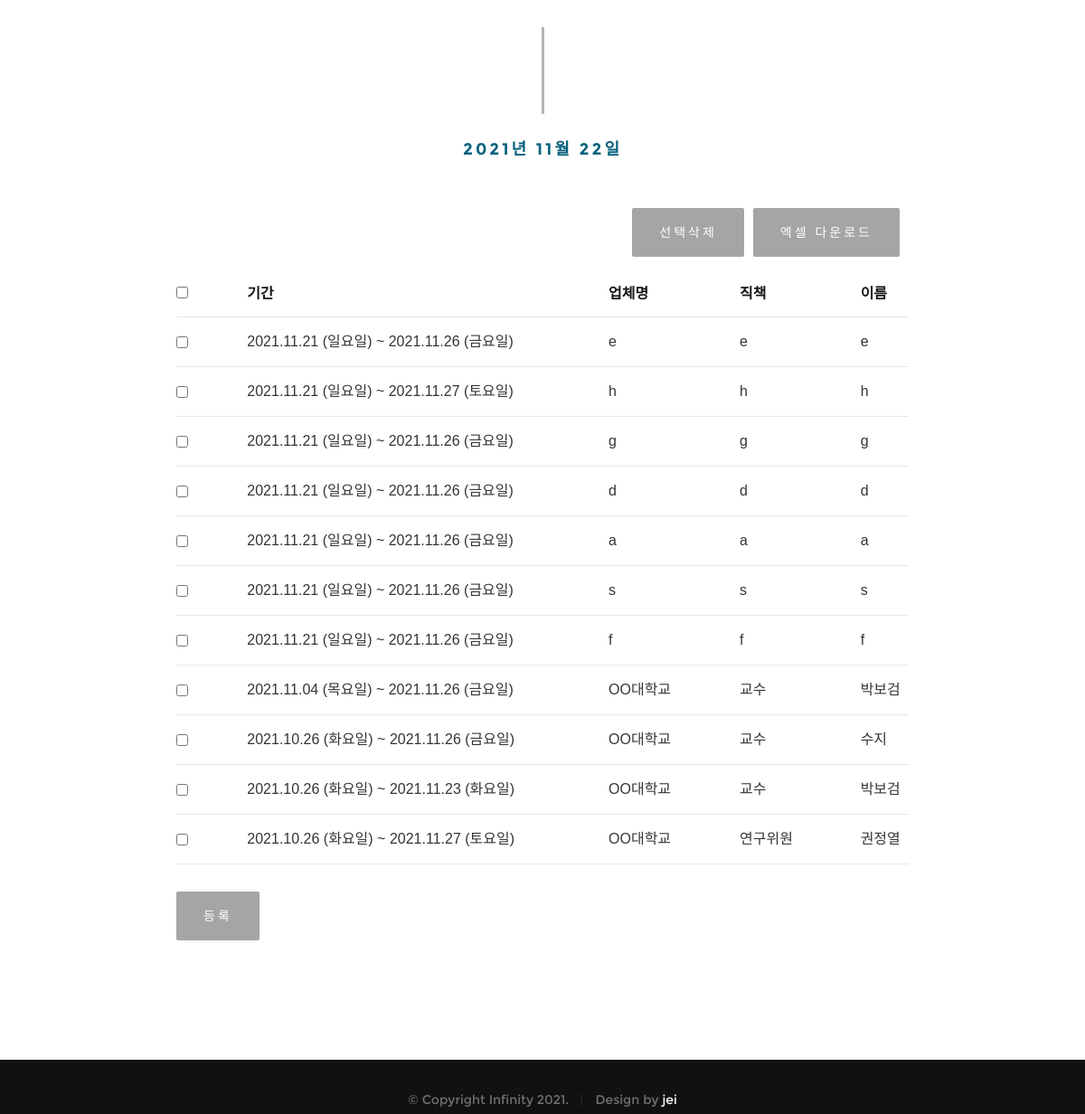
Before: /board/list/ (lower part) with the older database file.
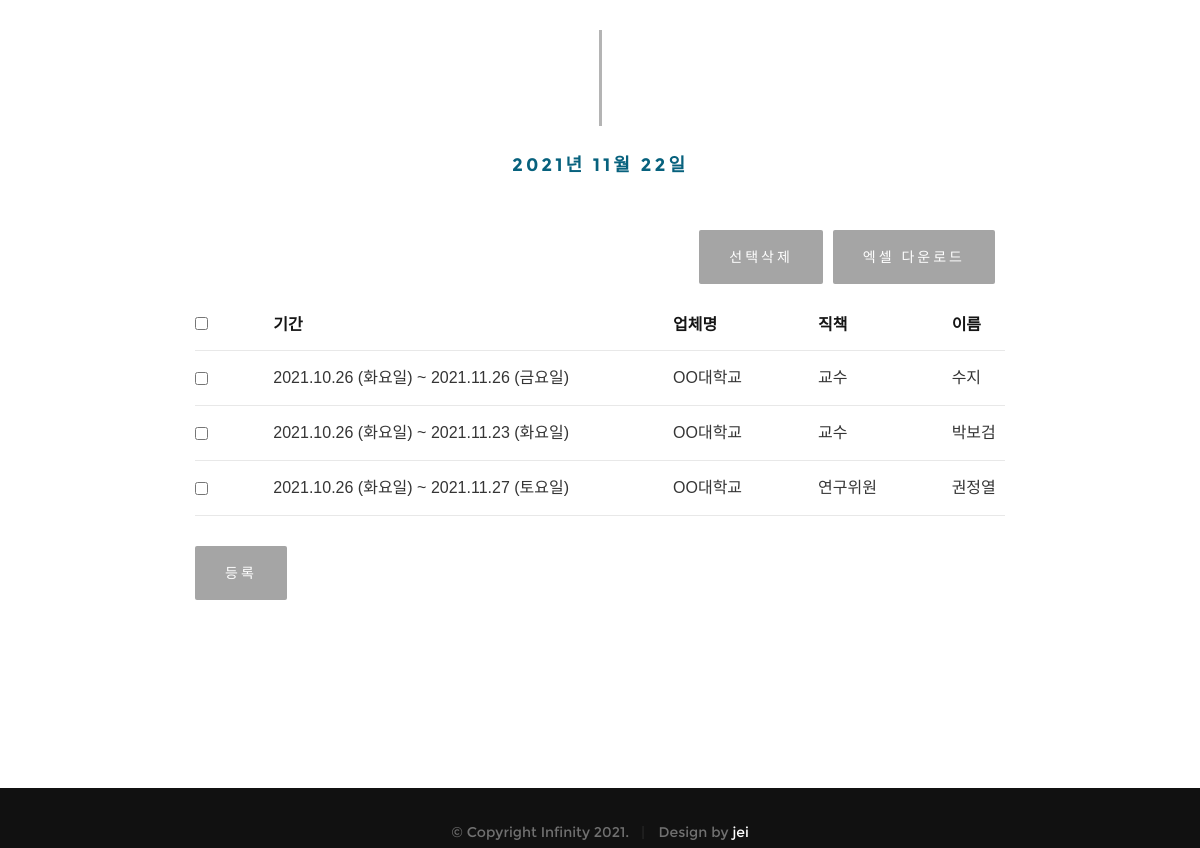
After: the same page with the newer database file.
### board/models.py (models this page shows, shortened)
class Board(models.Model):
    objects = models.Manager()
    start_date = models.DateField(verbose_name='시작날짜')
    end_date = models.DateField(verbose_name='종료날짜')
    company = models.CharField(max_length=128,
                                verbose_name='업체명')
    position = models.CharField(max_length=128,
                                verbose_name='직책')
    guest_name = models.CharField(max_length=32,
                                verbose_name='출입자명')
    class Meta:
        db_table = 'board'
        verbose_name = '출입명단'
        verbose_name_plural = '출입명단'

### board/views.py (the view)
# urls.py: path('', board_list, name='home'),
def board_list(request):
    boards = Board.objects.all().order_by('-id')
    return render(request,
                'board_list.html',
                {'boards': boards, 'time' : datetime.now() + timedelta(days=1)})

### board/templates/board_list.html (shortened to what this page needs)
{% extends "base.html" %}
{% block contents %}
    <section id="about">
        <div class="row about-wrap">
            <div class="col-full">
                    <div class="intro">
                        <h3 class="animate-this">{{ time|date:'Y년 m월 d일' }}</h3>
                            <form name='deleteForm' action="/board/delete/" method="POST">
                                <input type="button" class="right-btn" value="엑셀 다운로드" onclick="location.href='/board/%5Eexport/xls/$'" />
                                <input type="button" class="right-btn" value="선택삭제" onclick="infoDelete();" />
                                <table class="table">
                                    <thead>
                                        <tr>
                                            <th><input type="checkbox" name="selected_all"></th>
                                            <th>기간</th>
                                            <th>업체명</th>
                                            <th>직책</th>
                                            <th>이름</th>
                                        </tr>
                                    </thead>
                                    <tbody>
                                        {% for board in boards %}
                                            {% if board.start_date|date:'Ymd' <= time|date:'Ymd' and board.end_date|date:'Ymd' >= time|date:'Ymd' %}
                                            <tr onclick="location.href='/board/detail/{{ board.id }}'" style="cursor: pointer;">
                                                <td onclick="event.cancelBubble=true" style="cursor: default;">
                                                    <input type="checkbox" name="selected" value="{{board.pk}}"/>
                                                </td>
                                                <td>{{ board.start_date|date:'Y.m.d (D)' }} ~ {{ board.end_date|date:'Y.m.d (D)' }}</td>
                                                <td>{{ board.company }}</td>
                                                <td>{{ board.position }}</td>
                                                <td>{{ board.guest_name }}</td>
                                            </tr>
                                            {% endif %}
                                        {% endfor %}
                                    </tbody>
                                </table>
                            </form>
                        <div class="row">
                            <div class="col-12">
                                <button onclick="location.href='/board/write/'">등록</button>
                            </div>
                        </div>
                    </div>
            </div>
        </div>
    </section>
	<footer>
   	 <div class="footer-bottom">
      	<div class="row">
      		<div class="col-twelve">
	      		<div class="copyright">
		         	<span>© Copyright Infinity 2021.</span>
		         	<span>Design by <a href="https://github.com/skskdmsdl">jei</a></span>
		         </div>
	      	</div>
      	</div>
      </div>
   </footer>
{% endblock %}

### board/templates/base.html (shortened to what this page needs)
<html>
    <head>
        <link rel="stylesheet" href="/static/css/base.css">
        <link rel="stylesheet" href="/static/css/vendor.css">
        <link rel="stylesheet" href="/static/css/main.css">
    </head>
    <body id="top">
        <div class="container">
            {% block contents %}
            {% endblock %}
        </div>
    </body>
</html>

### board/static/css/base.css (style rules this page uses)
html { font-family: sans-serif; -ms-text-size-adjust: 100%; -webkit-text-size-adjust: 100%; }
body { margin: 0; }
article, aside, details, figcaption, figure, footer, header, hgroup, main, menu, nav, section, summary { display: block; }
a { background: transparent; }
button, input, optgroup, select, textarea { color: inherit; font: inherit; margin: 0; }
button { overflow: visible; }
button, select { text-transform: none; }
button, html input[type="button"], input[type="reset"], input[type="submit"] { -webkit-appearance: button; cursor: pointer; }
input { line-height: normal; }
input[type="checkbox"], input[type="radio"] { box-sizing: border-box; padding: 0; }
table { border-collapse: collapse; border-spacing: 0; }
td, th { padding: 0; }
html { font-size: 62.5%; box-sizing: border-box; }
*, *::before, *::after { box-sizing: inherit; }
body { font-weight: normal; line-height: 1; text-rendering: optimizeLegibility; word-wrap: break-word; -webkit-overflow-scrolling: touch; -webkit-text-size-adjust: none; }
body, input, button { -moz-osx-font-smoothing: grayscale; -webkit-font-smoothing: antialiased; }
div, dl, dt, dd, ul, ol, li, h1, h2, h3, h4, h5, h6, pre, form, p, blockquote, th, td { margin: 0; padding: 0; }
h1, h2, h3, h4, h5, h6 { -webkit-font-variant-ligatures: common-ligatures; -moz-font-variant-ligatures: common-ligatures; font-variant-ligatures: common-ligatures; text-rendering: optimizeLegibility; }
a { text-decoration: none; line-height: inherit; }
.row { width: 94%; max-width: 1170px; margin: 0 auto; }
.row:before, .row:after { content: ""; display: table; }
.row:after { clear: both; }
.row .row { width: auto; max-width: none; margin-left: -20px; margin-right: -20px; }
[class*="col-"], .bgrid { float: left; }
[class*="col-"] { padding: 0 20px; }
.col-twelve, .col-full { width: 100%; }

Changed rows visible on the page:
removed Board: start_date "2021.11.21 (일요일)", end_date "2021.11.26 (금요일)", company "e", position "e", guest_name "e"
removed Board: start_date "2021.11.21 (일요일)", end_date "2021.11.27 (토요일)", company "h", position "h", guest_name "h"
removed Board: start_date "2021.11.21 (일요일)", end_date "2021.11.26 (금요일)", company "g", position "g", guest_name "g"
removed Board: start_date "2021.11.21 (일요일)", end_date "2021.11.26 (금요일)", company "d", position "d", guest_name "d"
removed Board: start_date "2021.11.21 (일요일)", end_date "2021.11.26 (금요일)", company "a", position "a", guest_name "a"
removed Board: start_date "2021.11.21 (일요일)", end_date "2021.11.26 (금요일)", company "s", position "s", guest_name "s"
removed Board: start_date "2021.11.21 (일요일)", end_date "2021.11.26 (금요일)", company "f", position "f", guest_name "f"
removed Board: start_date "2021.11.04 (목요일)", end_date "2021.11.26 (금요일)", company "OO대학교", position "교수", guest_name "박보검"
